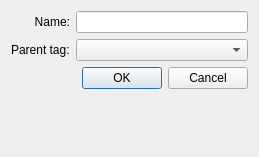
<?xml version="1.0" encoding="UTF-8"?>
<ui version="4.0">
 <class>AddOrEditTagDialog</class>
 <widget class="QDialog" name="AddOrEditTagDialog">
  <property name="geometry">
   <rect>
    <x>0</x>
    <y>0</y>
    <width>259</width>
    <height>157</height>
   </rect>
  </property>
  <property name="windowTitle">
   <string>Dialog</string>
  </property>
  <layout class="QGridLayout" name="gridLayout">
   <item row="0" column="0">
    <widget class="QLabel" name="tagNameLabel">
     <property name="text">
      <string>Name:</string>
     </property>
     <property name="alignment">
      <set>Qt::AlignRight|Qt::AlignTrailing|Qt::AlignVCenter</set>
     </property>
     <property name="buddy">
      <cstring>tagNameLineEdit</cstring>
     </property>
    </widget>
   </item>
   <item row="0" column="1">
    <widget class="QLineEdit" name="tagNameLineEdit"/>
   </item>
   <item row="1" column="0">
    <widget class="QLabel" name="parentTagName">
     <property name="text">
      <string>Parent tag:</string>
     </property>
     <property name="buddy">
      <cstring>parentTagNameComboBox</cstring>
     </property>
    </widget>
   </item>
   <item row="3" column="0" colspan="2">
    <widget class="QDialogButtonBox" name="buttonBox">
     <property name="orientation">
      <enum>Qt::Horizontal</enum>
     </property>
     <property name="standardButtons">
      <set>QDialogButtonBox::Cancel|QDialogButtonBox::Ok</set>
     </property>
    </widget>
   </item>
   <item row="4" column="0" colspan="2">
    <widget class="QLabel" name="statusBar"/>
   </item>
   <item row="1" column="1">
    <widget class="QComboBox" name="parentTagNameComboBox"/>
   </item>
  </layout>
 </widget>
 <tabstops>
  <tabstop>tagNameLineEdit</tabstop>
  <tabstop>parentTagNameComboBox</tabstop>
 </tabstops>
 <resources/>
 <connections>
  <connection>
   <sender>buttonBox</sender>
   <signal>accepted()</signal>
   <receiver>AddOrEditTagDialog</receiver>
   <slot>accept()</slot>
   <hints>
    <hint type="sourcelabel">
     <x>252</x>
     <y>110</y>
    </hint>
    <hint type="destinationlabel">
     <x>157</x>
     <y>144</y>
    </hint>
   </hints>
  </connection>
  <connection>
   <sender>buttonBox</sender>
   <signal>rejected()</signal>
   <receiver>AddOrEditTagDialog</receiver>
   <slot>reject()</slot>
   <hints>
    <hint type="sourcelabel">
     <x>252</x>
     <y>110</y>
    </hint>
    <hint type="destinationlabel">
     <x>258</x>
     <y>144</y>
    </hint>
   </hints>
  </connection>
 </connections>
</ui>
